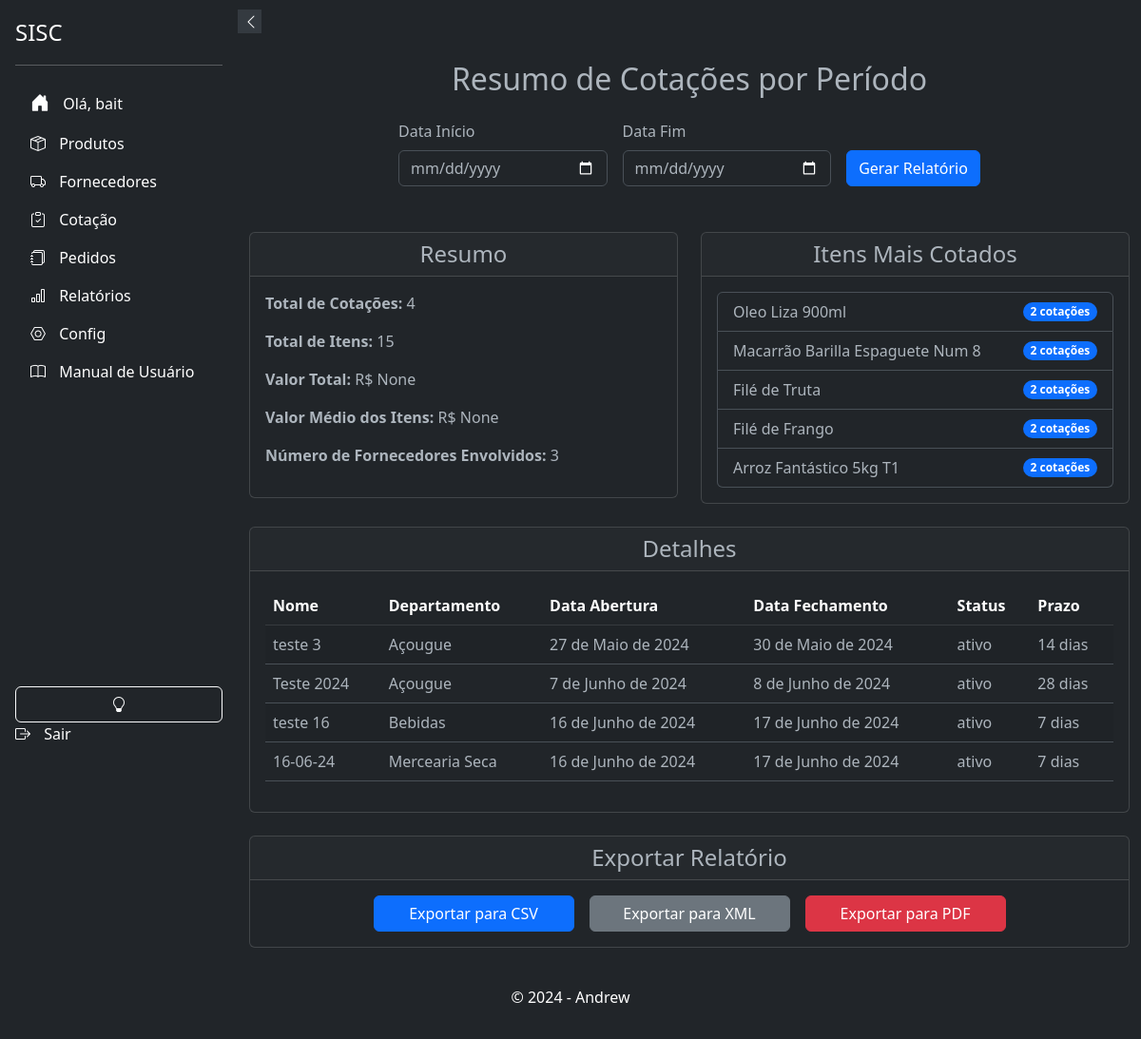
Page /relatorios/resumo-cotacoes/ (signed in) on the committed database.
### products/models.py (models this page shows, shortened)
class Product(models.Model):
    UNIDADE_CHOICES = (
        ('mm', 'Milímetro'),
        ('cm', 'Centímetro'),
        ('m', 'Metro'),
    )
    UNIDADE_DE_MEDIDA_CHOICES = [
        ('Kg', 'Quilo'),
        ('Dp', 'Display'),
        ('Un', 'Unidade'),
        ('Cx', 'Caixa'),
        ('Fd', 'Fardo'),
        ('Pct', 'Pacote'),
        ('Sch', 'Sache'),
        ('Tp', 'Take Profit'),
    ]
    id = models.AutoField(primary_key=True)
    ean = models.CharField(max_length=13, unique=True, blank=True, null=True)
    sku = models.CharField("SKU", max_length=255, unique=True, blank=True, null=True)
    name = models.CharField(max_length=255)
    brand = models.ForeignKey(Brand, on_delete=models.PROTECT, related_name='products', blank=True, null=True)
    product_line = models.ForeignKey(ProductLine, on_delete=models.PROTECT, related_name='products', blank=True, null=True)
    department = models.ForeignKey(Departamento, on_delete=models.PROTECT, related_name='products', blank=True, null=True)
    category = models.ForeignKey(Category, on_delete=models.PROTECT, related_name='products', blank=True, null=True)
    subcategory = models.ForeignKey(Subcategory, on_delete=models.PROTECT, related_name='products', blank=True, null=True)
    status = models.BooleanField(default=True)
    photo = models.ImageField(upload_to='products/', blank=True, null=True)
    notas = models.TextField("Notas", blank=True, null=True)
    descricao = models.TextField(_("Descrição"), max_length=50, blank=True)
    preco_de_custo = models.DecimalField(_("Preço de Custo"), max_digits=10, decimal_places=3, blank=True, null=True)
    altura_embalagem = models.DecimalField(max_digits=10, decimal_places=3, blank=True, null=True, verbose_name='Altura da Embalagem')
    largura_embalagem = models.DecimalField(max_digits=10, decimal_places=3, blank=True, null=True, verbose_name='Largura da Embalagem')
    comprimento_embalagem = models.DecimalField(max_digits=10, decimal_places=3, blank=True, null=True, verbose_name='Comprimento da Embalagem')
    espessura_embalagem = models.DecimalField(max_digits=10, decimal_places=3, blank=True, null=True, verbose_name='Espessura da Embalagem')
    raio_embalagem = models.DecimalField(max_digits=10, decimal_places=3, blank=True, null=True, verbose_name='Raio da Embalagem')
    unidade_altura = models.CharField(max_length=2, choices=UNIDADE_CHOICES, blank=True, null=True, verbose_name='Unidade de Medida Altura')
    unidade_largura = models.CharField(max_length=2, choices=UNIDADE_CHOICES, blank=True, null=True, verbose_name='Unidade de Medida Largura')
    unidade_comprimento = models.CharField(max_length=2, choices=UNIDADE_CHOICES, blank=True, null=True, verbose_name='Unidade de Medida Comprimento')
    unidade_espessura = models.CharField(max_length=2, choices=UNIDADE_CHOICES, blank=True, null=True, verbose_name='Unidade de Medida Espessura')
    unidade_raio = models.CharField(max_length=2, choices=UNIDADE_CHOICES, blank=True, null=True, verbose_name='Unidade de Medida Raio')
    unidade_de_medida = models.CharField(_("Unidade de Medida"), max_length=50, blank=True, null=True, choices=UNIDADE_DE_MEDIDA_CHOICES)
    quantidade_por_volume = models.PositiveIntegerField(blank=True, null=True, verbose_name='Quantidade por Volume')
    data_de_validade = models.DateField(_("Data de Validade"), blank=True, null=True)
    history = HistoricalRecords()

class Departamento(models.Model):
    nome = models.CharField(max_length=100, unique=True)
    class Meta:
        verbose_name = _('Departamento')
        verbose_name_plural = _('Departamentos')
        ordering = ['nome']

### cotacao/models.py (models this page shows, shortened)
class Cotacao(models.Model):
    uuid = models.UUIDField(default=uuid.uuid4, editable=False, unique=True)
    nome = models.CharField(max_length=200)
    departamento = models.ForeignKey(Departamento, on_delete=models.SET_NULL, null=True )
    usuario_criador = models.ForeignKey(settings.AUTH_USER_MODEL, on_delete=models.CASCADE, related_name='cotacoes_criadas', null=True, )
    data_abertura = models.DateField()
    data_fechamento = models.DateField()
    status = models.CharField(max_length=10, default='ativo', choices=[('ativo', 'Aberto'), ('inativo', 'Fechado')])
    prazo = models.IntegerField(
                                    choices=[(0, 'à vista'), (7, '7 dias'), (14, '14 dias'), (21, '21 dias'), (28, '28 dias')],
                                    default=21,
                                    help_text='Prazo para os produtos'
                                    )
    class Meta:
        verbose_name = _('Cotação')
        verbose_name_plural = _('Cotações')
        ordering = ['data_abertura']
        indexes = [
            models.Index(fields=['departamento']),
            models.Index(fields=['status']),
            models.Index(fields=['data_abertura']),
        ]

### relatorios/views.py (the view, shortened to what this page needs)
# urls.py: path('resumo-cotacoes/', ResumoCotacoesView.as_view(), name='resumo_cotacoes'),
@method_decorator(login_required(login_url=''), name='dispatch')
class ResumoCotacoesView(TemplateView):
    template_name = 'relatorios/resumo_cotacoes.html'
    def get(self, request):
        data_inicio = request.GET.get('data_inicio')
        data_fim = request.GET.get('data_fim')
        if data_inicio and data_fim:
            cotacoes = Cotacao.objects.filter(data_abertura__gte=data_inicio, data_fechamento__lte=data_fim)
        else:
            cotacoes = Cotacao.objects.all()
        total_cotacoes = cotacoes.count()
        total_itens = ItemCotacao.objects.filter(cotacao__in=cotacoes).count()
        valor_total = ItemCotacao.objects.filter(cotacao__in=cotacoes).aggregate(Sum('produto__preco_de_custo'))['produto__preco_de_custo__sum']
        valor_medio_itens = ItemCotacao.objects.filter(cotacao__in=cotacoes).aggregate(Avg('produto__preco_de_custo'))['produto__preco_de_custo__avg']
        numero_fornecedores = cotacoes.values('departamento').distinct().count()
        itens_mais_cotados = ItemCotacao.objects.filter(cotacao__in=cotacoes).values('produto__name').annotate(total=Count('produto')).order_by('-total')[:5]
        context = {
            'cotacoes': cotacoes,
            'total_cotacoes': total_cotacoes,
            'total_itens': total_itens,
            'valor_total': valor_total,
            'valor_medio_itens': valor_medio_itens,
            'numero_fornecedores': numero_fornecedores,
            'itens_mais_cotados': itens_mais_cotados,
        }
        return render(request, self.template_name, context)

### relatorios/templates/relatorios/resumo_cotacoes.html (shortened to what this page needs)
{% extends 'base.html' %}
{% block content %}
<div class="container my-4">
    <h2 class="text-center mb-4">Resumo de Cotações por Período</h2>
    <form method="get" class="row g-3 justify-content-center">
        <div class="col-md-3">
            <label for="data_inicio" class="form-label">Data Início</label>
            <input type="date" id="data_inicio" name="data_inicio" class="form-control" required>
        </div>
        <div class="col-md-3">
            <label for="data_fim" class="form-label">Data Fim</label>
            <input type="date" id="data_fim" name="data_fim" class="form-control" required>
        </div>
        <div class="col-md-2 d-flex align-items-end">
            <button type="submit" class="btn btn-primary w-100">Gerar Relatório</button>
        </div>
    </form>
    <div class="row mt-5">
        <div class="col-md-6">
            <div class="card mb-4">
                <div class="card-header text-center">
                    <h4 class="mb-0">Resumo</h4>
                </div>
                <div class="card-body">
                    <p><strong>Total de Cotações:</strong> {{ total_cotacoes }}</p>
                    <p><strong>Total de Itens:</strong> {{ total_itens }}</p>
                    <p><strong>Valor Total:</strong> R$ {{ valor_total }}</p>
                    <p><strong>Valor Médio dos Itens:</strong> R$ {{ valor_medio_itens }}</p>
                    <p><strong>Número de Fornecedores Envolvidos:</strong> {{ numero_fornecedores }}</p>
                </div>
            </div>
        </div>
        <div class="col-md-6">
            <div class="card mb-4">
                <div class="card-header text-center">
                    <h4 class="mb-0">Itens Mais Cotados</h4>
                </div>
                <div class="card-body">
                    <ul class="list-group">
                        {% for item in itens_mais_cotados %}
                        <li class="list-group-item d-flex justify-content-between align-items-center">
                            {{ item.produto__name }}
                            <span class="badge bg-primary rounded-pill">{{ item.total }} cotações</span>
                        </li>
                        {% endfor %}
                    </ul>
                </div>
            </div>
        </div>
        <div class="col-md-12">
            <div class="card mb-4">
                <div class="card-header text-center">
                    <h4 class="mb-0">Detalhes</h4>
                </div>
                <div class="card-body">
                    <table class="table table-striped">
                        <thead class="table-dark">
                            <tr>
                                <th>Nome</th>
                                <th>Departamento</th>
                                <th>Data Abertura</th>
                                <th>Data Fechamento</th>
                                <th>Status</th>
                                <th>Prazo</th>
                            </tr>
                        </thead>
                        <tbody>
                            {% for cotacao in cotacoes %}
                            <tr>
                                <td>{{ cotacao.nome }}</td>
                                <td>{{ cotacao.departamento.nome }}</td>
                                <td>{{ cotacao.data_abertura }}</td>
                                <td>{{ cotacao.data_fechamento }}</td>
                                <td>{{ cotacao.status }}</td>
                                <td>{{ cotacao.prazo }} dias</td>
                            </tr>
                            {% endfor %}
                        </tbody>
                    </table>
                </div>
            </div>
        </div>
        <div class="col-md-12">
            <div class="card">
                <div class="card-header text-center">
                    <h4 class="mb-0">Exportar Relatório</h4>
                </div>
                <div class="card-body">
                    <form method="post" class="row g-3 justify-content-center">
                        <div class="col-md-3">
                            <button type="submit" name="formato" value="csv" class="btn btn-primary w-100">Exportar para CSV</button>
                        </div>
                        <div class="col-md-3">
                            <button type="submit" name="formato" value="xml" class="btn btn-secondary w-100">Exportar para XML</button>
                        </div>
                        <div class="col-md-3">
                            <button type="submit" name="formato" value="pdf" class="btn btn-danger w-100">Exportar para PDF</button>
                        </div>
                    </form>
                </div>
            </div>
        </div>
    </div>
</div>
{% endblock %}

### app/templates/components/_sidebar.html (shortened to what this page needs)
<!DOCTYPE html>
<html>
<head>
    <link href="https://cdn.jsdelivr.net/npm/bootstrap@5.3.0-alpha3/dist/css/bootstrap.min.css" rel="stylesheet">
    <link rel="stylesheet" href="https://cdn.jsdelivr.net/npm/bootstrap-icons@1.10.5/font/bootstrap-icons.css">
</head>
<body>
    <div class="sidebar d-flex flex-column flex-shrink-0 p-3 text-white bg-dark" id="sidebar">
        <button class="sidebar-toggle" onclick="toggleSidebar()">
            <i id="sidebar-toggle-icon" class="bi bi-chevron-left"></i>
        </button>
        <a href="#" class="d-flex align-items-center mb-3 mb-md-0 me-md-auto text-white text-decoration-none">
            <span class="fs-4">SISC</span>
        </a>
        <hr>
        {% if user.is_authenticated %}
            <ul class="nav nav-pills flex-column mb-auto">
                <li class="nav-item">
                    <a href="{% url 'accounts:home' %}" class="nav-link text-white" aria-current="page">
                        <i class="bi bi-house-door-fill fs-5"></i>
                        <span>Olá, {{ user.username }}</span>
                    </a>
                </li>
                <li>
                    <a href="{% url 'products:products_list' %}" class="nav-link text-white">
                        <i class="bi bi-box-seam"></i>
                        <span>Produtos</span>
                    </a>
                </li>
                <li>
                    <a href="{% url 'suppliers:supplier_list' %}" class="nav-link text-white">
                        <i class="bi bi-truck "></i>
                        <span>Fornecedores</span>
                    </a>
                </li>
                <li>
                    <a href="{% url 'cotacao:cotacao_list' %}" class="nav-link text-white">
                        <i class="bi bi-clipboard-check"></i>
                        <span>Cotação</span>
                    </a>
                </li>
                <li>
                    <a href="{% url 'respostas:listar_pedidos' %}" class="nav-link text-white">
                        <i class="bi bi-journals"></i>
                        <span>Pedidos</span>
                    </a>
                </li>
                <li>
                    <a href="{% url 'relatorios:gerar_relatorios' %}" class="nav-link text-white">
                        <i class="bi bi-bar-chart"></i>
                        <span>Relatórios</span>
                    </a>
                </li>
                <li>
                    <a href="{% url 'admin:index' %}" class="nav-link text-white">
                        <i class="bi bi-nut"></i>
                        <span>Config</span>
                    </a>
                </li>
                <li>
                    <a href="{% url 'relatorios:manual_usuario' %}" class="nav-link text-white">
                        <i class="bi bi-book"></i>
                        <span>Manual de Usuário</span>
                    </a>
                </li>
            <br>
            </ul>
            <button class="btn btn-outline-light" onclick="toggleTheme()">
                <i id="theme-toggle-icon" class="bi bi-lightbulb-fill"></i>
            </button>
            <a href="{% url 'accounts:logout' %}" class="nav-link text-white">
                <i class="bi bi-box-arrow-right"></i>
                <span>Sair</span>
            </a>
        {% else %}
            <a href="{% url 'accounts:login' %}" class="nav-link text-white">
                <i class="bi bi-box-arrow-in-right"></i>
                <span>Login</span>
            </a>
        {% endif %}
    </div>
</body>
</html>

### app/templates/base.html (style rules this page uses)
body, html { height: 100%; margin: 0; display: flex; flex-direction: column; }

### app/templates/components/_sidebar.html (style rules this page uses)
.sidebar { width: 250px; height: 100vh; position: fixed; top: 0; left: 0; background-color: #343a40; transition: all 0.3s; z-index: 1000; }
.sidebar .nav-link { white-space: nowrap; overflow: hidden; text-overflow: ellipsis; }
.sidebar .nav-link i { margin-right: 10px; }
.sidebar-toggle { position: absolute; top: 10px; right: -25px; width: 25px; height: 25px; background-color: #343a40; border: none; color: white; cursor: pointer; z-index: 1100; }

### rows in the picture
Product: produto__name "Oleo Liza 900ml", total "2"
Product: produto__name "Macarrão Barilla Espaguete Num 8", total "2"
Product: produto__name "Filé de Truta", total "2"
Product: produto__name "Filé de Frango", total "2"
Product: produto__name "Arroz Fantástico 5kg T1", total "2"
Cotacao: nome "teste 3", departamento.nome "Açougue", data_abertura "27 de Maio de 2024", data_fechamento "30 de Maio de 2024", status "ativo", prazo "14"
Cotacao: nome "Teste 2024", departamento.nome "Açougue", data_abertura "7 de Junho de 2024", data_fechamento "8 de Junho de 2024", status "ativo", prazo "28"
Cotacao: nome "teste 16", departamento.nome "Bebidas", data_abertura "16 de Junho de 2024", data_fechamento "17 de Junho de 2024", status "ativo", prazo "7"
Cotacao: nome "16-06-24", departamento.nome "Mercearia Seca", data_abertura "16 de Junho de 2024", data_fechamento "17 de Junho de 2024", status "ativo", prazo "7"

### other values in the picture
{{ user.username }} "bait"
{{ total_cotacoes }} "4"
{{ total_itens }} "15"
{{ valor_total }} "None"
{{ valor_medio_itens }} "None"
{{ numero_fornecedores }} "3"
